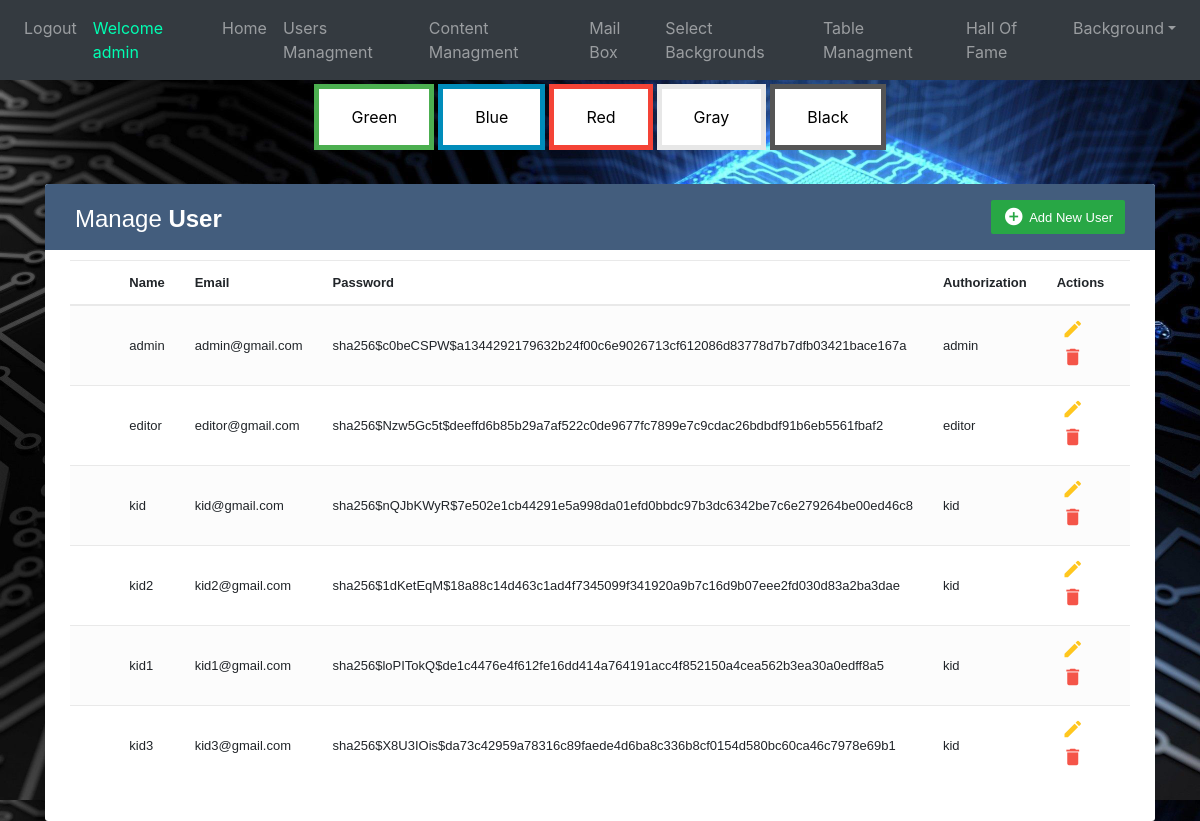
/userManagment (signed in), run on an earlier commit of the app's database.
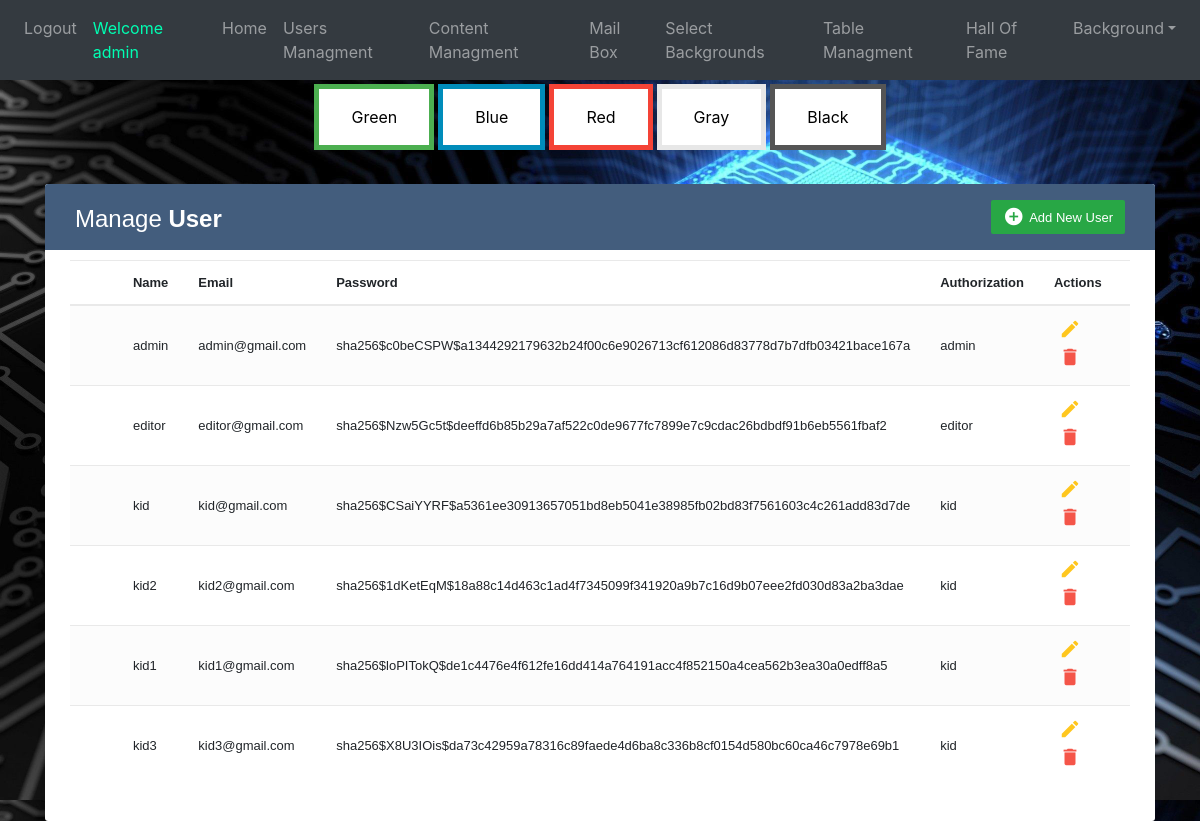
And on a later commit of the database.
### website/models.py (models this page shows)
class User(db.Model, UserMixin):
    id = db.Column(db.Integer, primary_key=True)
    email = db.Column(db.String(150), unique=True)
    password = db.Column(db.String(150))
    first_name = db.Column(db.String(150))
    auth = db.Column(db.String(50))
    background = db.Column(db.String(100))
    scores = db.relationship('Score')

### website/views.py (the view, shortened to what this page needs)
@views.route('/userManagment', methods=['GET', 'POST'])
@login_required
def userManagment():
    back=Background.query.all()
    if current_user.auth=="admin":
        users = User.query.all()
        return render_template("userManagment.html", user= current_user ,alluser=users,background=back)
    elif current_user.auth=="kid":
        flash("No Permission to current user to enter admin page.", category='error')
        return render_template("kidPage.html", user=current_user,background=back)
    else:
        flash("No Permission to current user to enter admin page.", category='error')
        return render_template("editorPage.html", user=current_user,background=back)

### website/__init__.py (called while the page is built)
def create_app():
    app = Flask(__name__)
    app.config['SECRET_KEY'] = 'hjshjhdjah kjshkjdhjs'
    app.config['SQLALCHEMY_DATABASE_URI'] = f'sqlite:///{DB_NAME}'
    db.init_app(app)
    from .views import views
    from .auth import auth
    app.register_blueprint(auth, url_prefix='/')
    app.register_blueprint(views, url_prefix='/')
    from .models import User
    create_database(app)
    login_manager = LoginManager()
    login_manager.login_view = 'auth.login'
    login_manager.init_app(app)
    @login_manager.user_loader
    def load_user(id):
        return User.query.get(int(id))
    return app

### website/templates/userManagment.html (shortened to what this page needs)
{% extends "base.html" %} {% block title %}userManagment{% endblock %} {% block content
    %}
    <!DOCTYPE html>
    <html lang="en">
    <head>
        <link rel="stylesheet" href="https://stackpath.bootstrapcdn.com/bootstrap/4.5.0/css/bootstrap.min.css">
        <link rel="stylesheet" href="https://maxcdn.bootstrapcdn.com/font-awesome/4.7.0/css/font-awesome.min.css">
    </head>
    <body_table>
        <div class="container-xl">
            <div class="table-responsive">
                <div class="table-wrapper">
                    <div class="table-title">
                        <div class="row">
                            <div class="col-sm-6">
                                <h2>Manage <b>User</b></h2>
                            </div>
                            <div class="col-sm-6">
                                <a href="#addEmployeeModal" onClick="add_click(this.id)" class="btn btn-success" data-toggle="modal">
                                    <i class="material-icons">&#xE147;</i> <span>Add New User</span></a>
                            </div>
                        </div>
                    </div>
                    <table class="table table-striped table-hover">
                        <thead>
                            <tr>
                                <th>
                                </th>
                                <th>Name</th>
                                <th>Email</th>
                                <th>Password</th>
                                <th>Authorization</th>
                                <th>Actions</th>
                            </tr>
                        </thead>
                        <tbody>
                            {%for us in alluser%}
                            <tr>
                                <td>
                                </td>
                                <td>{{us.first_name}}</td>
                                <td>{{us.email}}</td>
                                <td>{{us.password}}</td>
                                <td>{{us.auth}}</td>
                                <td>
                                    <a href="#editEmployeeModal"  class="edit" data-toggle="modal">
                                        <i id={{us.id}} class="material-icons"
                                        onClick="edit_click(this.id,'{{us.first_name}}','{{us.email}}','{{us.auth}}')" data-toggle="tooltip" title="Edit">&#xE254;</i></a>
                                    <a href="#deleteEmployeeModal" class="delete" data-toggle="modal"><i id={{us.id}} class="material-icons" onClick="delete_click(this.id)" data-toggle="tooltip" title="Delete">&#xE872;</i></a>
                                </td>
                            </tr>
                            {%endfor%}
                        </tbody>
                    </table>
                </div>
            </div>
        </div>
    </body_table>
</html>
{% endblock %}

What changed in the data, as far as the page shows it:
changed User "kid@gmail.com": password "sha256$nQJbKWyR$7e502e1cb44291e5a998da01efd0bbdc97b3dc6342be7c6e279264be00ed46c8" → "sha256$CSaiYYRF$a5361ee30913657051bd8eb5041e38985fb02bd83f7561603c4c261add83d7de"
